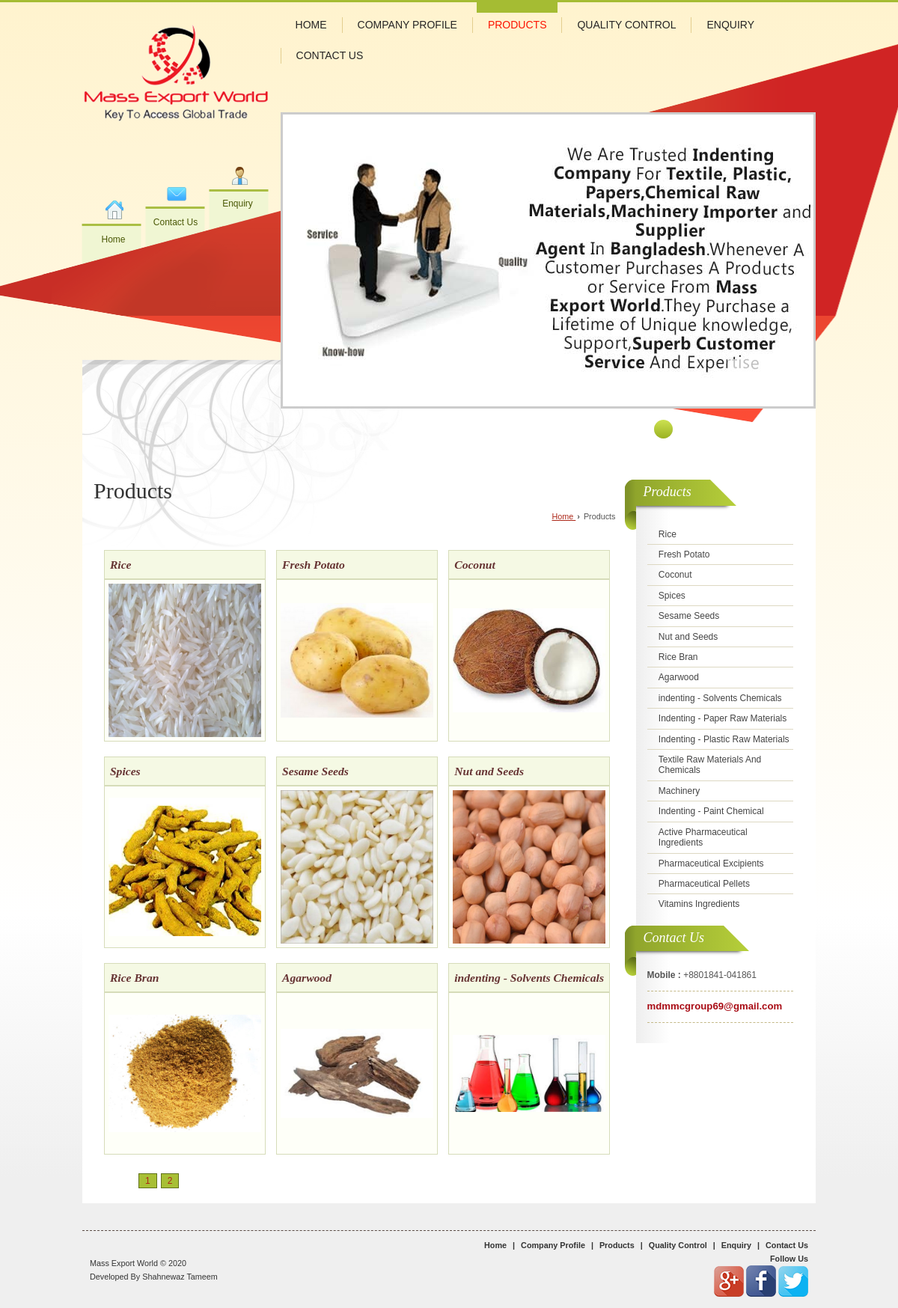
/products.php, run on the app's committed database.
### tables this page shows
CREATE TABLE `categories` (
  `cat_id` int(5) NOT NULL,
  `cat_title` varchar(255) NOT NULL,
  `cat_image` varchar(100) NOT NULL,
  `cat_url` varchar(100) NOT NULL,
  `parent_cat_id` int(11) DEFAULT NULL,
  `product_image` varchar(100) NOT NULL,
  `product_content` text NOT NULL,
  `product_description` text NOT NULL
);

### includes/pagination.php (called while the page is built)
<?php
    $per_page = 9;
    if(isset($_GET['page'])){
        $page = $_GET['page'];
    }
    else {
        $page = "";
    }
    if($page == "" || $page == 1){
        $page_1 = 0;
    }
    else {
        $page_1 = ($page*$per_page)-$per_page;
    }
    $category_count_query = "SELECT * FROM categories WHERE parent_cat_id IS NULL";
    $find_count = mysqli_query($connection,$category_count_query);
    $count = mysqli_num_rows($find_count);
    $count = ceil($count / $per_page);
?>

### products.php (the view, shortened to what this page needs)
<?php include "includes/db.php";?>
<?php include "includes/header.php";?>
<?php include "includes/pagination.php";?>
<br class="lh2em" />
<div id="middle">
    <div id="bodyFormat1" class="wrap ls">
        <div class="row1 dt columns23">
            <div class="col-2" style="padding-left:0;">
                <div class="h1">
                    <h1>Products</h1>
                </div>
                <p class="breadcrumb ar uu small">
                    <a href="<?= BASE_URL?>/" title="Home">Home
                    </a>
                    <b class="ffv p2px">&rsaquo;
                    </b> <?php $page = pathinfo(__FILE__, PATHINFO_FILENAME); echo ucfirst($page);?>
                </p>
                <br />
                <br />
                <div class="classified3Images">
                    <ul class="lsn m0px p0px fo bxslider">
                        <?php
                        $query = "SELECT * FROM categories LIMIT $page_1,9";
                        $select_all_categories = mysqli_query($connection,$query);
                        while($row = mysqli_fetch_assoc($select_all_categories)){
                            $cat_id = $row['cat_id'];
                            $cat_title = $row['cat_title'];
                            $cat_image = $row['cat_image'];
                            $cat_url = $row['cat_url'];
                            $parent_cat_id = $row['parent_cat_id'];
                            if(empty($parent_cat_id)){ ?>
                                <li>
                                    <div class='h headVr large p7px'>
                                        <h2>
                                            <a href='<?= BASE_URL?>/product/<?= $cat_id?>/<?= $cat_url ?>' class='dif b' title='<?= $cat_title ?>'> <?= $cat_title ?>
                                            </a>
                                        </h2>
                                    </div>
                                    <div class='ac data p5px'>
                                        <div class='lh0 imgFrm pr'>
                                            <div class='dummy'>
                                            </div>
                                            <div class='img-container'>
                                                <a title='<?= $cat_title ?>' href='<?= BASE_URL?>/product/<?= $cat_id?>/<?= $cat_url?>'>
                                                    <img src='<?= BASE_URL?>/tpadmin/images/category_image/<?= $cat_image ?>' alt='<?= $cat_title ?>' title='<?= $cat_title ?>' />
                                                </a>
                                            </div>
                                        </div>
                                    </div>
                                </li>
                    <?php } }?>
                    </ul>
                </div>
                <div>
                    <ul class="pagination_ul">
                        <li class="pagination">
                            <ul>
                                <?php
                                    for($i = 1; $i <= $count; $i++){
                                        if($i == $page){
                                            echo "<li class='active'><a href='products.php?page={$i}'>{$i}</a></li>";
                                        }
                                        else {
                                            echo "<li><a href='products.php?page={$i}'>{$i}</a></li>";
                                        }
                                    }
                                ?>
                            </ul>
                        </li>
                    </ul>
                </div>
            </div>
            <?php include "includes/sidebar.php";?>
        </div>
    </div>
</div>
<br />
<?php include "includes/footer.php";?>

### includes/sidebar.php (shortened to what this page needs)
<div class="col-3">
    <div class="column_Box mc thinColumnLink">
        <div class="tcl bullet divider">
            <div class="h h2">
                <h2>
                    <a href="<?= BASE_URL;?>/products" title="Products">Products</a>
                </h2>
            </div>
            <div class="ic showHide_rp">
                <ul>
                    <?php
                        $query = "SELECT * FROM categories";
                        $select_all_categories = mysqli_query($connection,$query);
                        while($row = mysqli_fetch_assoc($select_all_categories)){
                            $cat_id = $row['cat_id'];
                            $cat_title = $row['cat_title'];
                            $parent_cat_id = $row['parent_cat_id'];
                            if(empty($parent_cat_id)){?>
                                <li>
                                    <b class='b2 fl'>
                                    </b>
                                    <p class='ofh'>
                                        <a href='<?= BASE_URL;?>/product/<?= $cat_id?>' title='<?= $cat_title?>'><?= $cat_title?></a>
                                    </p>
                                </li>
                                <?php } }?>
                </ul>
            </div>
        </div>
    </div>
    <div class="column_Box mc qc">
        <div class="h h2">
            <h2>Contact Us
            </h2>
        </div>
        <div class="ic showHide_rp">
            <div class="uu lh13em">
                <p>
                    <b>Mobile :
                    </b> +8801841-041861
                </p>
                <p class="hr bdrB">
                </p>
                <p>
                    <span class="b dif large">mdmmcgroup69@gmail.com
                    </span>
                </p>
                <p class="hr bdrB">
                </p>
            </div>
        </div>
    </div>
</div>

### css/common.css (style rules this page uses)
hr,iframe,ol,ul { padding:0 }
.cb,.fo:after { clear:both }
body { background:#fff;color:#000;font:12px/1.5em Arial,Helvetica,sans-serif;-webkit-text-size-adjust:100%;-ms-text-size-adjust:100% }
a,abbr,address,article,aside,audio,b,blockquote,body,canvas,caption,cite,code,dd,del,details,dfn,div,dl,dt,em,fieldset,figcaption,figure,footer,form,h1,h2,h3,h4,h5,h6,header,hgroup,html,i,iframe,img,ins,kbd,label,legend,li,mark,menu,nav,object,ol,p,pre,q,samp,section,small,span,strong,sub,summary,sup,table,tbody,td,tfoot,th,thead,time,tr,ul,var,video { margin:0;padding:0;border:0;outline:0 }
a { text-decoration:none;cursor:pointer;outline:0!important }
form,h1,h2,h3,h4,h5,h6 { display:inline;font-weight:400 }
h1 { font-size:1.5em;line-height:1.2em }
h2 { font-size:1.1em }
li { margin-bottom:5px }
ol,ul { margin:5px 0 5px 30px }
ol ol,ol ul,ul ol,ul ul { margin-left:30px }
.f100x100 p,.f125x125 p,.f150x150 p,.f200x200 p,.f50x50 p,.f75x75 p,.goog-te-gadget,.ofh,marquee { overflow:hidden }
.ar { text-align:right }
.ac { text-align:center }
.fo:after,.fo:before { content:"";display:table }
.fl,.flwm,.fr,.frwm { display:inline }
.fo { zoom:1 }
.fl { float:left }
.b { font-weight:700 }
b,strong { font-weight:700!important }
.uo a:hover,.uu a { text-decoration:underline }
.pr,.relative { position:relative }
.lsn { list-style:none }
.m0px { margin:0 }
.p0px { padding:0 }
.p2px { padding:2px }
.p5px { padding:5px }
.p7px { padding:7px }
.lh0 { line-height:0 }
.lh13em { line-height:1.3em }
.small { font-size:.9em }
.large { font-size:1.1em }
.ffv { font-family:Verdana,Geneva,sans-serif }
.bdr,.bdrAll,.bdrAll td,.bdrAll th,.bdrAllDashed,.bdrAllDashed td,.bdrAllDashed th,.bdrDark,.data,.headHr,.headVr,a.button,img.bdr,input[type=text],select,textarea { border:1px solid #ccc }
.bdrB { border-bottom:1px solid #999 }
.data { background:#f8f8f8 }
.headVr { background:#f1f1f1 }
a,button { -webkit-transition:background-color .5s,background-image .5s,background-position .5s,color .5s;-moz-transition:background-color .5s,background-image .5s,background-position .5s,color .5s;-ms-transition:background-color .5s,background-image .5s,background-position .5s,color .5s;-o-transition:background-color .5s,background-image .5s,background-position .5s,color .5s;transition:background-color .5s,background-image .5s,background-position .5s,color .5s }
.imgFrm a { width:100% }
.img-container img,.img-container:before { vertical-align:middle;display:inline-block }
.dummy { padding-top:100% }
.img-container { position:absolute;top:0;bottom:0;left:0;right:0;text-align:center;font:0/0 a }
.img-container:before { content:' ';height:100% }
.img-container img { max-height:100% }

### css/elements.css (style rules this page uses)
#bodyFormat1 .row1 .col-1,#bodyFormat1 .row1 .col-3,#bodyFormat1 .row2 .col-1,#bodyFormat1 .row2 .col-3 { width:25% }
.qi,.tcl { line-height:1.2em }
#middle .col-1,#middle .col-2,#middle .col-3,.td-1,.td-2 { vertical-align:top }
#bodyFormat1 .row1 .col-2,#bodyFormat1 .row2 .col-2 { padding:0 15px }
#bodyFormat1 .columns23 .col-2,#bodyFormat1 .row1.columns23 .col-2 { padding-left:0 }
#middle .wrap { background:url(img/bg_curve.png) top left no-repeat #fff;position:relative;margin-top:-170px;padding-top:160px;z-index:1 }
.mc { margin-left:12px }
.ic { padding:25px 15px 15px }
.tcl li,.tcl ul { margin:0;padding:0;list-style:none }
.tcl li { padding:6px 0 }
.tcl.divider ul>li:last-child { border-bottom:0 }
.hr,.qc .hr { margin:12px 0 }
.qc .hr { margin:8px 0 }
.classified3Images ul li { width:31%;margin-left:2%;float:left;margin-bottom:20px }
.classified3Images ul li img { max-width:100% }
.columns12 .col-2,.columns23 .col-2 { max-width:720px }

### css/responsive.css (style rules this page uses)
.wrap { width:98% }
#bodyFormat1.wrap { width:96% }

### css/mobile.css (style rules this page uses)
.h2,.roundAbt.sweet .leftNav { left:0 }
.col-1,.col-2,.col-3,.dt,.h2 { display:block }
.wrap { width:95% }
#bodyFormat1.wrap { width:96%;padding:15px 10px;margin-top:0 }
.h2 { position:relative;top:0 }
.ic { padding:20px 15px 15px }
.column_Box.mc { padding-bottom:30px }
.downarrowclass,.rightarrowclass,.showHide_rp,.tml { display:none }
#bodyFormat1 .row1 .col-1,#bodyFormat1 .row1 .col-2,#bodyFormat1 .row1 .col-3,#bodyFormat1 .row2 .col-1,#bodyFormat1 .row2 .col-2,#bodyFormat1 .row2 .col-3 { width:auto;padding:0 }
#bodyFormat1 .row1 .col-2,#bodyFormat1 .row1 .col-3,#bodyFormat1 .row2 .col-2 { margin:15px 0 }

### data on the page
categories: cat_title "Rice", cat_image+cat_title (picture)
categories: cat_title "Fresh Potato", cat_image (picture)
categories: cat_title "Coconut", cat_image (picture)
categories: cat_title "Spices", cat_image (picture)
categories: cat_title "Sesame Seeds", cat_image (picture)
categories: cat_title "Nut and Seeds", cat_image (picture)
categories: cat_title "Rice Bran", cat_image (picture)
categories: cat_title "Agarwood", cat_image (picture)
categories: cat_title "indenting - Solvents Chemicals", cat_image (picture)
categories: cat_title "Indenting - Paper Raw Materials"
categories: cat_title "Indenting - Plastic Raw Materials"
categories: cat_title "Textile Raw Materials And Chemicals"
categories: cat_title "Machinery"
categories: cat_title "Indenting - Paint Chemical"
categories: cat_title "Active Pharmaceutical Ingredients"
categories: cat_title "Pharmaceutical Excipients"
categories: cat_title "Pharmaceutical Pellets"
categories: cat_title "Vitamins Ingredients"

### other printed values
$page "Products"
